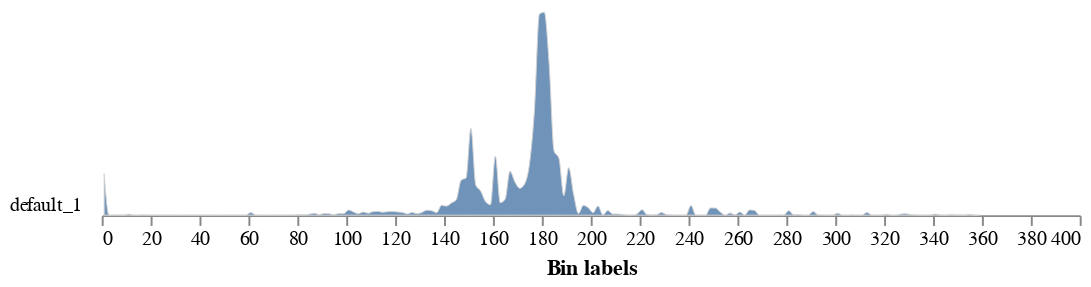
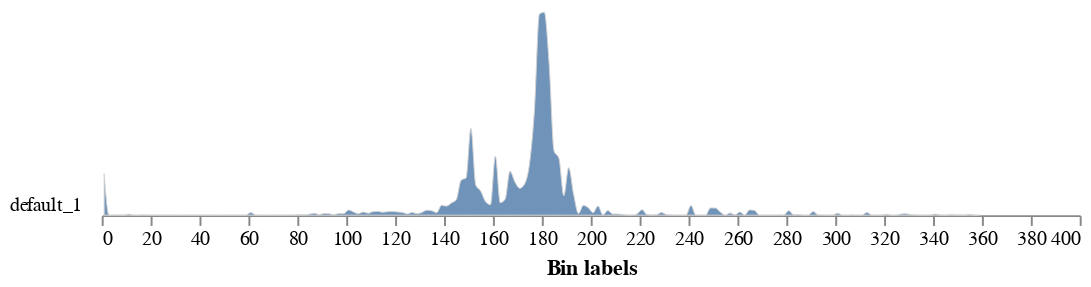

Notebook code for these charts, in order:
### Code cell
from plantcv.plantcv.analyze import color as analyze_color
analyze_color(rgb_img=color_img, labeled_mask=labeled_mask, colorspaces='hsv')

### Figure 1 — Vega-Lite specification as saved in the notebook (floating-point values rounded to 4 significant figures; data arrays with more than 128 entries replaced by an {"elided": "..."} marker saying what was removed)
{"config": {"view": {"continuousWidth": 300, "continuousHeight": 300, "stroke": null}, "axis": {"grid": false}, "facet": {"columns": 1, "spacing": 0}, "title": {"anchor": "end"}}, "data": {"name": "data-9ee0eb1c8110c11bc989fa921a8baefe"}, "facet": {"field": "sample", "header": {"labelAngle": 0, "labelAlign": "left", "labelOrient": "left"}, "title": null, "type": "nominal"}, "spec": {"mark": {"type": "area", "fillOpacity": 0.8, "interpolate": "monotone", "stroke": "lightgray", "strokeWidth": 0.5}, "encoding": {"x": {"field": "label", "title": "Bin labels", "type": "quantitative"}, "y": {"axis": null, "field": "value", "scale": {"range": [10, -100]}, "type": "quantitative"}}, "height": 10, "width": 500}, "bounds": "flush", "$schema": "https://vega.github.io/schema/vega-lite/v5.20.1.json", "datasets": {"data-9ee0eb1c8110c11bc989fa921a8baefe": {"elided": "180 records"}}}

### Figure 2 — Vega-Lite specification as saved in the notebook (floating-point values rounded to 4 significant figures; data arrays with more than 128 entries replaced by an {"elided": "..."} marker saying what was removed)
{"config": {"view": {"continuousWidth": 300, "continuousHeight": 300, "stroke": null}, "axis": {"grid": false}, "facet": {"columns": 1, "spacing": 0}, "title": {"anchor": "end"}}, "data": {"name": "data-9ee0eb1c8110c11bc989fa921a8baefe"}, "facet": {"field": "sample", "header": {"labelAngle": 0, "labelAlign": "left", "labelOrient": "left"}, "title": null, "type": "nominal"}, "spec": {"mark": {"type": "area", "fillOpacity": 0.8, "interpolate": "monotone", "stroke": "lightgray", "strokeWidth": 0.5}, "encoding": {"x": {"field": "label", "title": "Bin labels", "type": "quantitative"}, "y": {"axis": null, "field": "value", "scale": {"range": [10, -100]}, "type": "quantitative"}}, "height": 10, "width": 500}, "bounds": "flush", "$schema": "https://vega.github.io/schema/vega-lite/v5.20.1.json", "datasets": {"data-9ee0eb1c8110c11bc989fa921a8baefe": {"elided": "180 records"}}}
